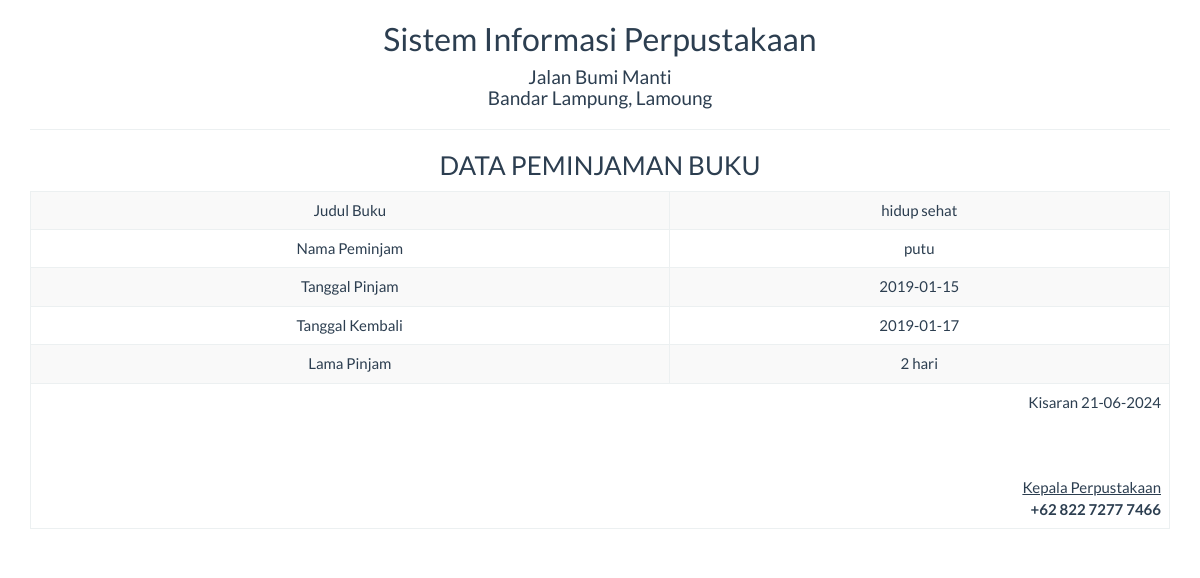
/report/peminjaman_satu.php?id=10, run on the app's committed database.
### tables this page shows
CREATE TABLE IF NOT EXISTS `peminjaman` (
  `judul_buku` varchar(50) NOT NULL,
  `peminjam` varchar(50) NOT NULL,
  `tgl_pinjam` varchar(25) NOT NULL,
  `tgl_kembali` varchar(25) NOT NULL,
  `lama_pinjam` int(5) NOT NULL,
  `keterangan` varchar(100) NOT NULL,
  `id` int(5) NOT NULL AUTO_INCREMENT,
  PRIMARY KEY (`id`)
);

### report/peminjaman_satu.php (the view, shortened to what this page needs)
<!DOCTYPE html>
<html>
    <head>
        <link href="../Assets/css/bootstrap.min.css" rel="stylesheet" type="text/css"/>
    </head>
    <body onload="print()">
        <?php
        include '../config/koneksi.php';
        $sql = "SELECT * FROM peminjaman WHERE id='" . $_GET ['id'] . "'";
        $query = mysqli_query($koneksi, $sql) or die("SQL Detail error");
        $data = mysqli_fetch_array($query);
        ?>
        <div class="container">
            <div class='row'>
                <div class="col-sm-12">
                    <div class="text-center">
                        <h2>Sistem Informasi Perpustakaan </h2>
                        <h4>Jalan Bumi Manti <br> Bandar Lampung, Lamoung </h4>
                        <hr>
                        <h3>DATA PEMINJAMAN BUKU</h3>
                        <table class="table table-bordered table-striped table-hover">
                            <tbody>
								<tr>
                                    <td>Judul Buku</td> <td><?= $data['judul_buku'] ?></td>
                                </tr>
                                <tr>
                                    <td>Nama Peminjam</td> <td><?= $data['peminjam'] ?></td>
                                </tr>
                                <tr>
                                    <td>Tanggal Pinjam</td> <td><?= $data['tgl_pinjam'] ?></td>
                                </tr>
                                <tr>
                                    <td>Tanggal Kembali</td> <td><?= $data['tgl_kembali'] ?></td>
                                </tr>
								<tr>
                                    <td>Lama Pinjam</td> <td><?= $data['lama_pinjam'] ?> hari</td>
                                </tr>
                            </tbody>
                            <tfoot>
                                <tr>
                                    <td colspan="2" class="text-right">
                                        Kisaran  <?= date("d-m-Y") ?>
                                        <br><br><br><br>
                                        <u>Kepala Perpustakaan<strong></u><br>
                                        +62 822 7277 7466
									</td>
								</tr>
							</tfoot>
                        </table>
                    </div>
                </div>
            </div>
    </body>
</html>

### data on the page
peminjaman: judul_buku "hidup sehat", peminjam "putu", tgl_pinjam "2019-01-15", tgl_kembali "2019-01-17", lama_pinjam "2"
